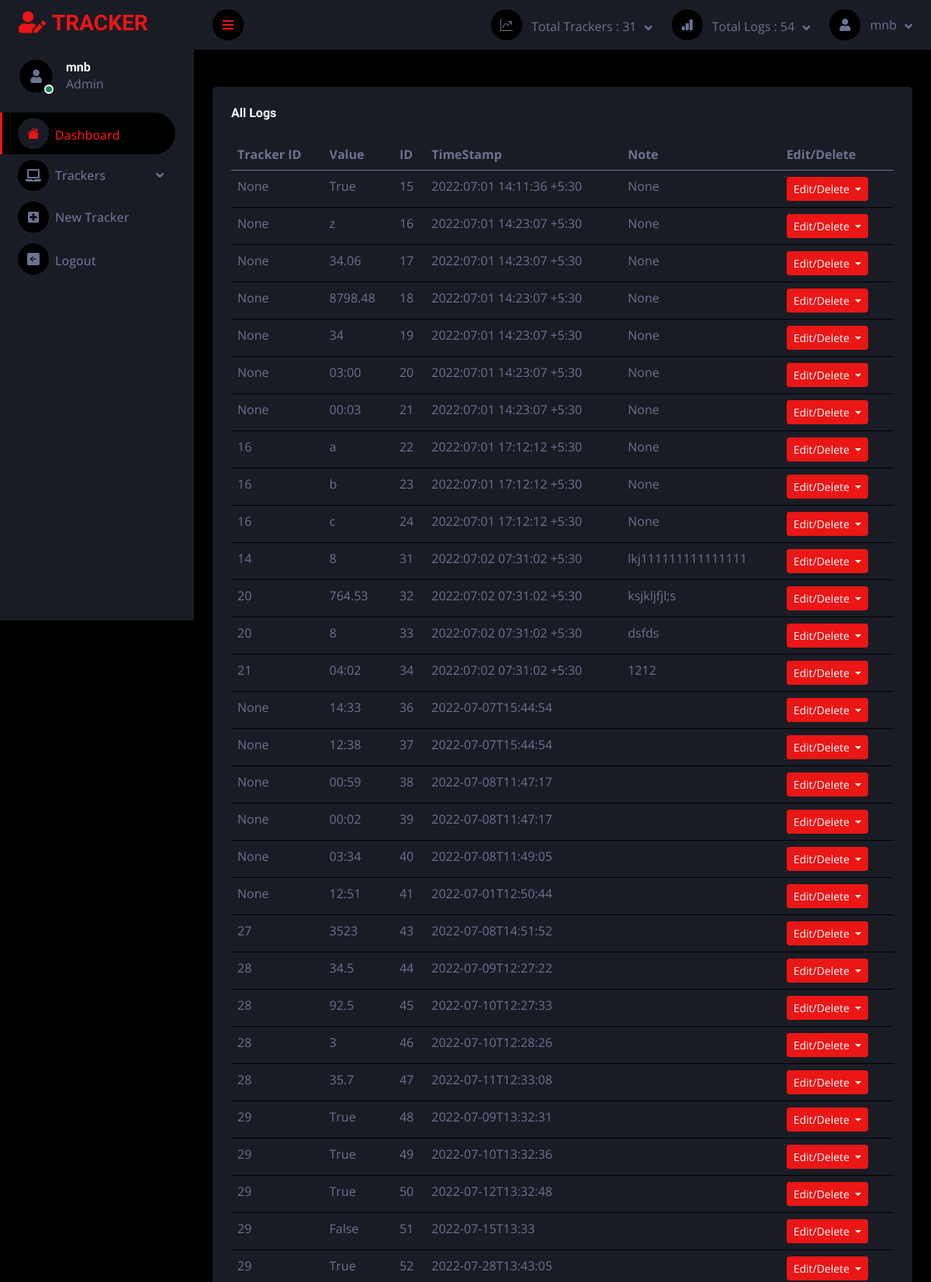
/showAllLogs (signed in, upper part), run on the app's committed database.
### app.py (models this page shows)
class User( db.Model, UserMixin):
    id =db.Column(db.Integer, primary_key=True)
    email=db.Column(db.String(150),unique=True)
    password=db.Column(db.String(150),nullable=False)
    name=db.Column(db.String(150),nullable=False)
    trackers=db.relationship('Tracker')
    logs=db.relationship('Log')

class Log(db.Model):
    id =db.Column(db.Integer, primary_key=True)
    value=db.Column(db.String(150),nullable=False)
    note=db.Column(db.String(25000))
    time=db.Column(db.String(150),default=datetime.now().strftime('%Y-%m-%dT%H:%M:%S %Z %z'))
    user_id=db.Column(db.Integer,db.ForeignKey('user.id'))
    tracker_id=db.Column(db.Integer,db.ForeignKey('tracker.id'))

### app.py (the view)
@app.route("/showAllLogs")
def showAllLogs():
    return render_template('showAll.html',user=current_user,tkr=-2)

### app.py (called while the page is built)
@login_manager.user_loader
def load_user(id):
    return User.query.get(int(id))

### templates/showAll.html (shortened to what this page needs)
{% extends 'base.html' %}
{% block body %}
{% if tkr==-1 %}
<div class="container-fluid pt-4 px-4">
    <div class="bg-secondary rounded h-100 p-4">
        <div class="d-flex align-items-center justify-content-between mb-4">
            <h6 class="mb-0">All Trackers</h6>
        </div>
        <table class="table text-start align-middle table-bordered table-hover mb-0">
            <thead>
                <tr class="text-white">
                    <th scope="col">Name</th>
                    <th scope="col">ID</th>
                    <th scope="col">Type</th>
                    <th scope="col">Description</th>
                    <th scope="col">Details</th>
                </tr>
            </thead>
            <tbody>
                {% for tracker in user.trackers %}
                <tr>
                    <td>{{tracker.name}}</td>
                    <td>{{tracker.id}}</td>
                    <td>{{tracker.type}}</td>
                    <td>{{tracker.description}}</td>
                    <td><a class="btn btn-sm btn-primary" href="/tracker/{{tracker.id}}">Detail</a></td>
                </tr>
                {% endfor %}
            </tbody>
        </table>
    </div>
</div>
{% elif tkr==-2 %}
<div class="container-fluid pt-5 px-4">
    <div class="row g-4">
        <div class="col-12">
            <div class="bg-secondary rounded h-100 p-4">
                <div class="d-flex align-items-center justify-content-between mb-4">
                    <h6 class="mb-0">All Logs</h6>
                </div>
                <table class="table">
                    <thead>
                        <tr>
                            <th scope="col">Tracker ID</th>
                            <th scope="col">Value</th>
                            <th scope="col">ID</th>
                            <th scope="col">TimeStamp</th>
                            <th scope="col">Note</th>
                            <th scope="col">Edit/Delete</th>
                        </tr>
                    </thead>
                    <tbody>
                        {% for log in user.logs %}
                        <tr>
                            <td>{{log.tracker_id}}</td>
                            <td>{{log.value}}</td>
                            <td>{{log.id}}</td>
                            <td>{{log.time}}</td>
                            <td>{{log.note}}</td>
                            <td>
                                <div class="btn-group">
                                    <button type="button" class="btn btn-sm btn-primary dropdown-toggle"
                                        data-bs-toggle="dropdown" aria-haspopup="true" aria-expanded="false">
                                        Edit/Delete
                                    </button>
                                </div>
                            </td>
                        </tr>
                        {% endfor %}
                    </tbody>
                </table>
            </div>
        </div>
    </div>
</div>
{% endif %}
{% endblock body %}

### templates/base.html (shortened to what this page needs)
<!DOCTYPE html>
<html lang="en">
<head>
  <link href="https://cdnjs.cloudflare.com/ajax/libs/font-awesome/5.10.0/css/all.min.css" rel="stylesheet">
  <link href="https://cdn.jsdelivr.net/npm/bootstrap-icons@1.4.1/font/bootstrap-icons.css" rel="stylesheet">
  <link href="/static/lib/tempusdominus/css/tempusdominus-bootstrap-4.min.css" rel="stylesheet" />
  <link href="/static/css/bootstrap.min.css" rel="stylesheet">
  <link href="/static/css/style.css" rel="stylesheet">
</head>
<body>
  <div class="container-fluid position-relative d-flex p-0">
    <div class="sidebar pe-4 pb-3">
      <nav class="navbar bg-secondary navbar-dark">
        <a href="/" class="navbar-brand mx-4 mb-3">
          <h3 class="text-primary"><i class="fa fa-user-edit me-2"></i>TRACKER</h3>
        </a>
        <div class="d-flex align-items-center ms-4 mb-4">
          <div class="position-relative">
            <img class="rounded-circle" src="/static/img/zxc.jpg" alt="" style="width: 45px; height: 45px;">
            <div class="bg-success rounded-circle border border-2 border-white position-absolute end-0 bottom-0 p-1">
            </div>
          </div>
          <div class="ms-3">
            <h6 class="mb-0">{{user.name}}</h6>
            <span>Admin</span>
          </div>
        </div>
        <div class="navbar-nav w-100">
          <a href="/" class="nav-item nav-link active"><i class="bi bi-house-fill me-2"></i>Dashboard</a>
          <div class="nav-item dropdown">
            <a href="#" class="nav-link dropdown-toggle" data-bs-toggle="dropdown"><i
                class="fa fa-laptop me-2"></i>Trackers</a>
          </div>
          <a href='/addTracker' class="nav-item nav-link"><i class="fa fa-plus-square me-2"></i>New Tracker</a>
          <a href="/signout" class="nav-item nav-link"><i class="bi bi-arrow-left-square-fill me-2"></i>Logout</a>
        </div>
      </nav>
    </div>
    <div class="content">
      <nav class="navbar navbar-expand bg-secondary navbar-dark sticky-top px-4 py-0">
        <a href="#" class="sidebar-toggler flex-shrink-0">
          <i class="fa fa-bars"></i>
        </a>
        <div class="navbar-nav align-items-center ms-auto">
          <div class="nav-item dropdown">
            <a href="#" class="nav-link dropdown-toggle" data-bs-toggle="dropdown">
              <i class="bi bi-graph-up me-lg-2"></i>
              <span class="d-none d-lg-inline-flex">Total Trackers : {{user.trackers|count}}</span>
            </a>
          </div>
          <div class="nav-item dropdown">
            <a href="#" class="nav-link dropdown-toggle" data-bs-toggle="dropdown">
              <i class="bi bi-bar-chart-fill me-lg-2"></i>
              <span class="d-none d-lg-inline-flex">Total Logs : {{user.logs|length}}</span>
            </a>
          </div>
          <div class="nav-item dropdown">
            <a href="#" class="nav-link dropdown-toggle" data-bs-toggle="dropdown">
              <i class="fa fa-user me-lg-2"></i>
              <span class="d-none d-lg-inline-flex">{{user.name}}</span>
            </a>
          </div>
        </div>
      </nav>
      {% block body %}
      {% endblock body %}
</body>
</html>

### static/css/style.css (style rules this page uses)
:root { --primary: #EB1616; --secondary: #191C24; --light: #6C7293; --dark: #000000; }
.btn { transition: .5s; }
.sidebar { position: fixed; top: 0; left: 0; bottom: 0; width: 250px; height: 100vh; overflow-y: auto; background: var(--secondary); transition: 0.5s; z-index: 999; }
.content { margin-left: 250px; min-height: 100vh; background: var(--dark); transition: 0.5s; }
@media (min-width: 992px) { .sidebar { margin-left: 0; } }
@media (min-width: 992px) { .content { width: calc(100% - 250px); } }
.sidebar .navbar .navbar-nav .nav-link { padding: 7px 20px; color: var(--light); font-weight: 500; border-left: 3px solid var(--secondary); border-radius: 0 30px 30px 0; outline: none; }
.sidebar .navbar .navbar-nav .nav-link:hover, .sidebar .navbar .navbar-nav .nav-link.active { color: var(--primary); background: var(--dark); border-color: var(--primary); }
.sidebar .navbar .navbar-nav .nav-link i { width: 40px; height: 40px; display: inline-flex; align-items: center; justify-content: center; background: var(--dark); border-radius: 40px; }
.sidebar .navbar .navbar-nav .nav-link:hover i, .sidebar .navbar .navbar-nav .nav-link.active i { background: var(--secondary); }
.sidebar .navbar .dropdown-toggle::after { position: absolute; top: 15px; right: 15px; border: none; content: "\f107"; font-family: "Font Awesome 5 Free"; font-weight: 900; transition: .5s; }
.content .navbar .navbar-nav .nav-link { margin-left: 25px; padding: 12px 0; color: var(--light); outline: none; }
.content .navbar .sidebar-toggler, .content .navbar .navbar-nav .nav-link i { width: 40px; height: 40px; display: inline-flex; align-items: center; justify-content: center; background: var(--dark); border-radius: 40px; }
.content .navbar .dropdown-toggle::after { margin-left: 6px; vertical-align: middle; border: none; content: "\f107"; font-family: "Font Awesome 5 Free"; font-weight: 900; transition: .5s; }

### data on the page
User: name "mnb"
Log: tracker_id "None", value "True", id "15", time "2022:07:01 14:11:36 +5:30", note "None"
Log: tracker_id "None", value "z", id "16", time "2022:07:01 14:23:07 +5:30", note "None"
Log: tracker_id "None", value "34.06", id "17", time "2022:07:01 14:23:07 +5:30", note "None"
Log: tracker_id "None", value "8798.48", id "18", time "2022:07:01 14:23:07 +5:30", note "None"
Log: tracker_id "None", value "34", id "19", time "2022:07:01 14:23:07 +5:30", note "None"
Log: tracker_id "None", value "03:00", id "20", time "2022:07:01 14:23:07 +5:30", note "None"
Log: tracker_id "None", value "00:03", id "21", time "2022:07:01 14:23:07 +5:30", note "None"
Log: tracker_id "16", value "a", id "22", time "2022:07:01 17:12:12 +5:30", note "None"
Log: tracker_id "16", value "b", id "23", time "2022:07:01 17:12:12 +5:30", note "None"
Log: tracker_id "16", value "c", id "24", time "2022:07:01 17:12:12 +5:30", note "None"
Log: tracker_id "14", value "8", id "31", time "2022:07:02 07:31:02 +5:30", note "lkj111111111111111"
Log: tracker_id "20", value "764.53", id "32", time "2022:07:02 07:31:02 +5:30", note "ksjkljfjl;s"
Log: tracker_id "20", value "8", id "33", time "2022:07:02 07:31:02 +5:30", note "dsfds"
Log: tracker_id "21", value "04:02", id "34", time "2022:07:02 07:31:02 +5:30", note "1212"
Log: tracker_id "None", value "14:33", id "36", time "2022-07-07T15:44:54"
Log: tracker_id "None", value "12:38", id "37", time "2022-07-07T15:44:54"
Log: tracker_id "None", value "00:59", id "38", time "2022-07-08T11:47:17"
Log: tracker_id "None", value "00:02", id "39", time "2022-07-08T11:47:17"
Log: tracker_id "None", value "03:34", id "40", time "2022-07-08T11:49:05"
Log: tracker_id "None", value "12:51", id "41", time "2022-07-01T12:50:44"
Log: tracker_id "27", value "3523", id "43", time "2022-07-08T14:51:52"
Log: tracker_id "28", value "34.5", id "44", time "2022-07-09T12:27:22"
Log: tracker_id "28", value "92.5", id "45", time "2022-07-10T12:27:33"
Log: tracker_id "28", value "3", id "46", time "2022-07-10T12:28:26"
Log: tracker_id "28", value "35.7", id "47", time "2022-07-11T12:33:08"
Log: tracker_id "29", value "True", id "48", time "2022-07-09T13:32:31"
Log: tracker_id "29", value "True", id "49", time "2022-07-10T13:32:36"
Log: tracker_id "29", value "True", id "50", time "2022-07-12T13:32:48"
Log: tracker_id "29", value "False", id "51", time "2022-07-15T13:33"
Log: tracker_id "29", value "True", id "52", time "2022-07-28T13:43:05"

### other printed values
{{ user.trackers|count }} "31"
{{ user.logs|length }} "54"
